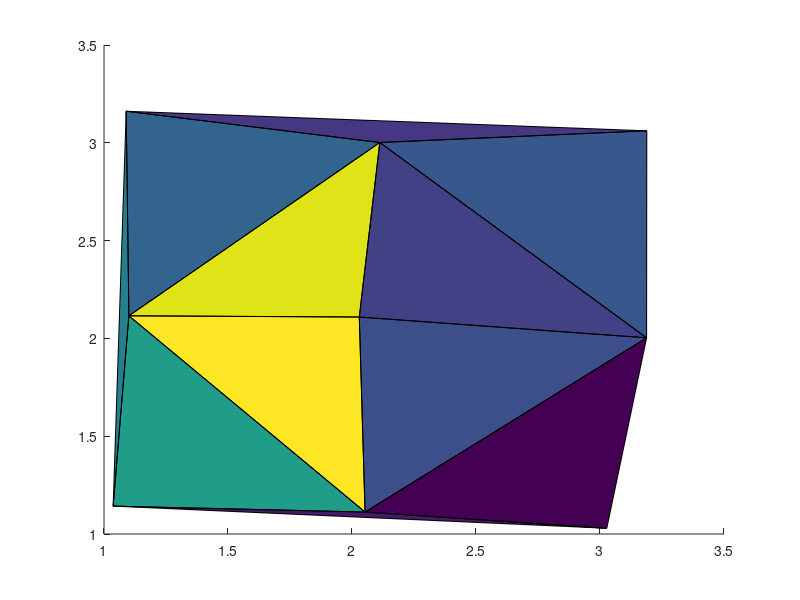

The MATLAB source for this figure: (Note: this script raises an error after producing the figure.)
close all
n = 3;
[xx,yy] = meshgrid(1:n,1:n);
x = xx(:) + 0.2*rand(n*n,1);
y = yy(:) + 0.2*rand(n*n,1);
z = rand(n*n,1);
t = delaunay(x,y);
ne = size(t,1);
c = rand(ne,1);
c2 = rand(ne,3);

% Matlab doesn't support the convenient syntax of supplying nodal coordinates + connectivity matrix (afaik).
tx = x(t);
ty = y(t);
tz = z(t);
tc = c(t);
tcm = mean(tc,2);


% FORMAT:
% tx:
%   x coordinates for all triangles
%   one row belongs to one triangle
%   tx(i,1) = x coordinate of first  triangle corner
%   tx(i,2) = x coordinate of second triangle corner
%   tx(i,3) = x coordinate of second triangle corner
%
% ty: the same for the y coordinates

% First type, solid colors
close all
patch(tx',ty',tcm'); 
print('plot1.png','-dpng');
patchtopgfplots(tx,ty,[], tcm, 'plot1.dat');

% Second type, interpolated colors, separate for each patch
close all
patch(tx',ty',c2');
print('plot2.png','-dpng');
patchtopgfplots(tx,ty,[], c2, 'plot2.dat');

% Third type, interpolated colors, continuous over edges.
close all
patch(tx',ty',tc'); 
print('plot3.png','-dpng');
patchtopgfplots(tx,ty,[], tc, 'plot3.dat');

% an example in 3D.
close all
patch(tx',ty',tz',c');
grid on
view(3)
print('plot4.png','-dpng');
patchtopgfplots(tx,ty,tz,c, 'plot4.dat');

% an example in 3D.
close all
Tz=(tx-2).^2 + (ty-2).^2;
patch(tx',ty',Tz',tc');
grid on
view(3)
print('plot5.png','-dpng');
patchtopgfplots(tx,ty,Tz,tc, 'plot5.dat');


C = colormap;
I = 1:1:size(C,1);
CC = C(I,:);
fid = fopen('patchplottestcolormap.tex','w');
fprintf(fid,'\\pgfplotsset{colormap={matlab}{\n');
fprintf(fid,'rgb=(%f,%f,%f)\n',CC');
fprintf(fid,'}}\n');
fclose(fid);


% Print data to files
coords = [x,y];
fid = fopen('Nodal_Coordinates_2D.txt','w');
fprintf(fid,'# $x$ $y$\n');
fprintf(fid,'%e %e\n',[x,y]');
fclose(fid);

fid = fopen('Nodal_Coordinates_3D.txt','w');
fprintf(fid,'# $x$ $y$ $z$\n');
fprintf(fid,'%e %e %e\n',[x,y,z]');
fclose(fid);

fid = fopen('Connectivity.txt','w');
fprintf(fid,'# $n_1$ $n_2$ $n_3$\n');
fprintf(fid,'%d %d %d\n',t);
fclose(fid);

fid = fopen('Patch_Coordinates_2D.txt','w');
fprintf(fid,'# $x_1$ $y_1$ $x_2$ $y_2$ $x_3$ $y_3$\n');
fprintf(fid,'%e %e %e %e %e %e\n',[tx(:,1),ty(:,1),tx(:,2),ty(:,2),tx(:,3),ty(:,3)]');
fclose(fid);

fid = fopen('Patch_Coordinates_3D.txt','w');
fprintf(fid,'# $x_1$ $y_1$ $z_1$ $x_2$ $y_2$ $z_2$ $x_3$ $y_3$ $z_3$\n');
fprintf(fid,'%e %e %e %e %e %e %e %e %e\n',[tx(:,1),ty(:,1),tz(:,1),tx(:,2),ty(:,2),tz(:,2),tx(:,3),ty(:,3),tz(:,3)]');
fclose(fid);

fid = fopen('Nodal_Values.txt','w');
fprintf(fid,'# $c$\n');
fprintf(fid,'%e\n',c);

fid = fopen('Patch_Values_Faceted.txt','w');
fprintf(fid,'# $c$\n');
fprintf(fid,'%e\n',tcm);
fclose(fid);

fid = fopen('Patch_Values_Interp.txt','w');
fprintf(fid,'# $c_1$ $c_2$ $c_3$\n');
fprintf(fid,'%e %e %e\n',c2);
fclose(fid);

% I envision plotting these figures with something like 
%{

Plot 1
\patch[faceted, values=patch] coordinates { ... } connectivity { ... } values { ... }
\patch[faceted, values=patch] coordinates file {Nodal_Coordinates_2D.txt} connectivity file {Connectivity.txt} values file {Element_Values_Faceted.txt}
\patch[faceted, values=patch, coordinates=patch] coordinates file {Patch_Coordinates_2D.txt} values file {Element_Values_Faceted.txt}


Plot 2
\patch[interp, values=patch, coordinates=nodal] coordinates file {Nodal_Coordinates_2D.txt} connectivity file {Connectivity.txt} values file {Patch_Values_Interp.txt}
\patch[interp, values=patch, coordinates=patch] coordinates file {Patch_Coordinates_2D.txt} values file {Element_Values_Interp.txt}

Plot 3
\patch[interp, values=nodal, coordinates=nodal] coordinates file {Nodal_Coordinates_2D.txt} connectivity file {Connectivity.txt} values file {Patch_Values_Interp.txt}
\patch[interp, values=nodal, coordinates=patch] coordinates file {Patch_Coordinates_2D.txt} values file {Nodal_Values.txt}

%}
